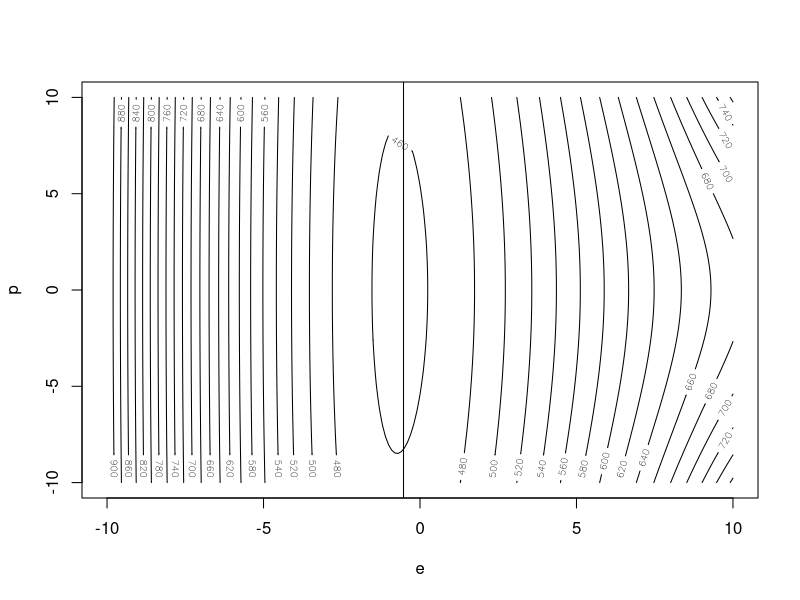
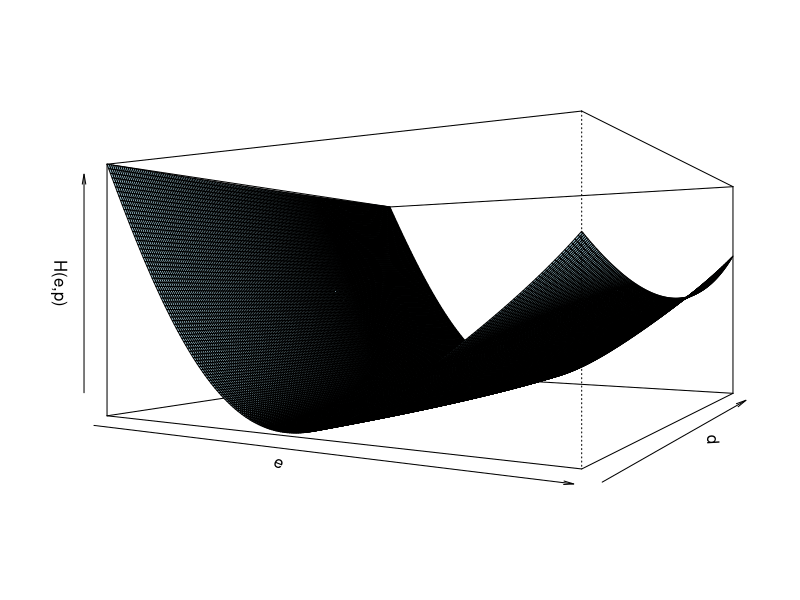
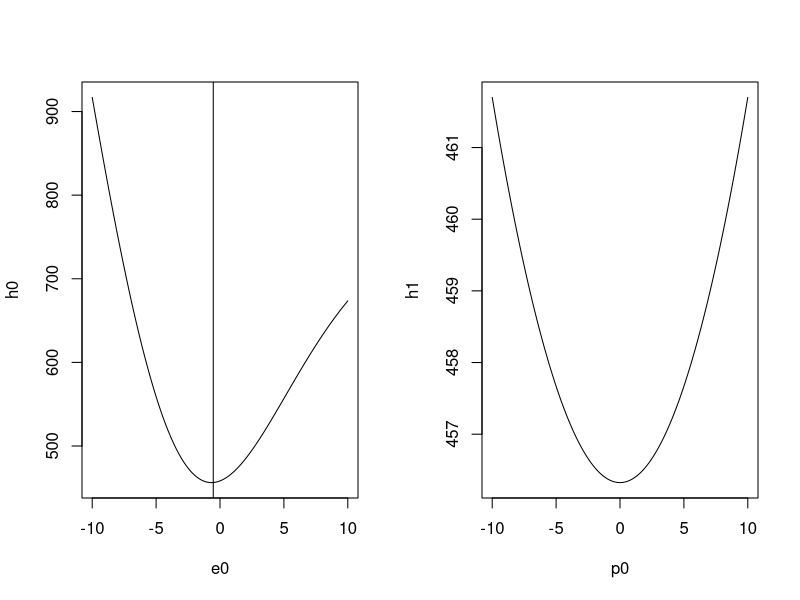

The R source for these figures, in order:
# v = 20, ls = 40, l1 = 2, T = 2e3
li = 2
ls = 40
T = 2e3
v = 20
alpha = .2
(2 / alpha) * atanh((2 * v - ls - li) / (ls - li))
l = rgamma(T, shape = 0.5 * v, rate = 0.5 * v)

L = function( e ){
  v = 0.5 * ( (ls - li) * tanh( 0.5 * alpha * e ) + (ls + li) )
  a_v = 2
  b_v = .1
  # log p( l|v )
  x = T * ( 0.5 *  v * log(0.5 * v) - log( gamma(0.5 * v) ) ) 
  x = x + 0.5 * v * sum(log(l) - l) - sum( log(l) )
  # log p( v )
  x = x + ( a_v - 1 ) * log( v ) - b_v * v
  # log dv/de
  x = x + log(ls - v) + log(v - li)
  return( x )
}
G = function( e ){
  v = 0.5 * ( (ls - li) * tanh( 0.5 * alpha * e ) + (ls + li) )
  a_v = 2
  b_v = .1
  
  # dv/de
  k0 = alpha * (ls - v) * (v - li) / (ls - li)
  w = (2 * v - ls - li) / (ls - li)
  # dv²/de²
  k1 = - alpha * w * k0
  
  x = 0.5 * T / v  - 0.25 * T * psigamma(0.5 * v, 1)
  x = x - (a_v - 1) / (v * v)
  x = x - 1 / ((ls - v) * (ls - v)) - 1 / ((v - li) * (v - li)) 
  
  #x =  k0 * k0 * x
  y = k1 * ((a_v - 1) / v - b_v - 1 / (ls - v) + 1 / (v - li))
  
  return( - k0 * k0 * x - k1 * y )
}
H = function( e, p ){
  x = - L( e ) + 0.5 * log( 2 * pi * G( e ) ) + 0.5 * p * p / G( e )
  return( x )
}

e = seq(from = -10, to = 10, by = .1)
p = seq(from = -10, to = 10, by = .1)
z = outer(e, p, FUN = H)

contour(e, p, z, xlab = 'e', ylab = 'p', nlevels = 25 )
abline( v = (2 / alpha) * atanh((2 * v - ls - li) / (ls - li)) )

persp(e, p, z, theta = 30, phi = 0, expand = 0.5, col = "lightblue", 
      xlab = 'e', zlab = 'H(e,p)')

par( mfrow = c(1, 2) )
e0 = seq(from = -10, to = 10, by = .1)
h0 = apply(matrix(e0, nrow = 1), MARGIN = 1, FUN = H, p = 0)
plot(e0, h0, type = 'l')
abline(v = (2 / alpha) * atanh((2 * v - ls - li) / (ls - li)))
p0 = seq(from = -10, to = 10, by = .1)
h1 = apply(matrix(p0, nrow = 1), MARGIN = 1, FUN = H, e = (2 / alpha) * atanh((2 * v - ls - li) / (ls - li)))
plot(p0, h1, type = 'l')
par( mfrow = c(1, 1) )
